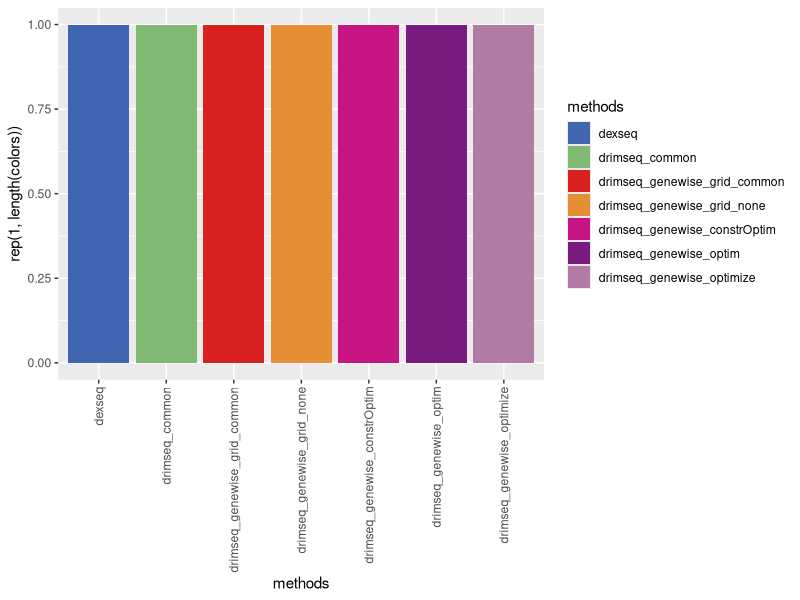

R code for this plot: (Note: this script raises an error after producing the figure.)
library(ggplot2)


methods <- factor(c("dexseq","drimseq_common", "drimseq_genewise_grid_common", "drimseq_genewise_grid_none", "drimseq_genewise_constrOptim", "drimseq_genewise_optim", "drimseq_genewise_optimize"), levels = c("dexseq","drimseq_common", "drimseq_genewise_grid_common", "drimseq_genewise_grid_none", "drimseq_genewise_constrOptim", "drimseq_genewise_optim", "drimseq_genewise_optimize"))


colors_df <- data.frame(methods = methods, colors = c("#4065B1", "#7FB972", "#D92120", "#E68E34", "#C71585", "#781C81", "#B17BA6"))
colors_df$colors <- as.character(colors_df$colors)

ggp <- ggplot(colors_df, aes(x = methods, y=rep(1, length(colors)), fill = methods)) + geom_bar(stat="identity") + scale_fill_manual(values = colors_df$colors) + theme(axis.text.x = element_text(angle = 90, vjust = 0.5, hjust = 1))


pdf(paste0("/home/gosia/R/drimseq_paper/colors.pdf"), 10, 5)
print(ggp)
dev.off()


colors <- colors_df$colors
names(colors) <- colors_df$methods


write.table(colors_df, paste0("/home/gosia/R/drimseq_paper/colors.txt"), quote = FALSE, sep = "\t", row.names = FALSE, col.names = TRUE)

save(colors, colors_df, file = paste0("/home/gosia/R/drimseq_paper/colors.Rdata"))




write.table(colors_df, paste0("/home/gosia/multinomial_project/simulations_sim5/colors.txt"), quote = FALSE, sep = "\t", row.names = FALSE, col.names = TRUE)

save(colors, colors_df, file = paste0("/home/gosia/multinomial_project/simulations_sim5/colors.Rdata"))



write.table(colors_df, paste0("/home/Shared/data/seq/kim_adenocarcinoma/drimseq_0_3_1_comparison/colors.txt"), quote = FALSE, sep = "\t", row.names = FALSE, col.names = TRUE)

save(colors, colors_df, file = paste0("/home/Shared/data/seq/kim_adenocarcinoma/drimseq_0_3_1_comparison/colors.Rdata"))



write.table(colors_df, paste0("/home/Shared/data/seq/brooks_pasilla/drimseq_0_3_1_comparison/colors.txt"), quote = FALSE, sep = "\t", row.names = FALSE, col.names = TRUE)

save(colors, colors_df, file = paste0("/home/Shared/data/seq/brooks_pasilla/drimseq_0_3_1_comparison/colors.Rdata"))




write.table(colors_df, paste0("/home/Shared/data/seq/geuvadis/drimseq_0_3_1_comparison/colors.txt"), quote = FALSE, sep = "\t", row.names = FALSE, col.names = TRUE)

save(colors, colors_df, file = paste0("/home/Shared/data/seq/geuvadis/drimseq_0_3_1_comparison/colors.Rdata"))







